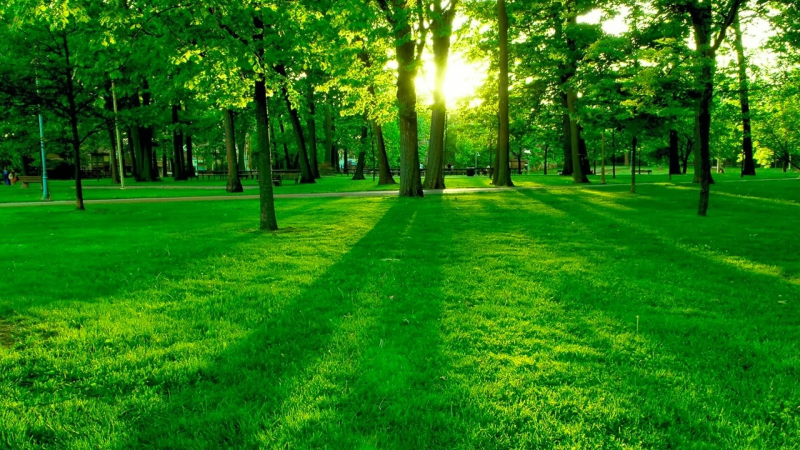
%> input picture p2/nature.jpg, 1600 x 900 px (shown at 1/2 size)
$ octave programmatic.m   (GNU Octave 9; MATLAB toolbox functions it lacks are replaced by stand-ins)
%> lines starting %> are read from the running program, lines starting %| are printed output that depends on the picture
pkg load image

clear
format long e

function compressed_image = compress(rank, input_image)
    input_image = im2double(input_image);
    [U, S, V] = svd(input_image);
    S(rank + 1:end, :) = 0;
    S(:, rank + 1:end) = 0;
    compressed_image = U * S * V';
endfunction

function err = square_error(src, dst)
    err = sum(sum((src - dst).^2)) / (columns(src) * rows(src));
endfunction

source_image = "nature.jpg"
input_image = imread(source_image);
%> input_image is the input picture: size 900x1600x3 uint8; mean R, G, B 39.3, 121.8, 16.7
source_size = getfield(stat(source_image), "size");
input_image = rgb2gray(input_image);
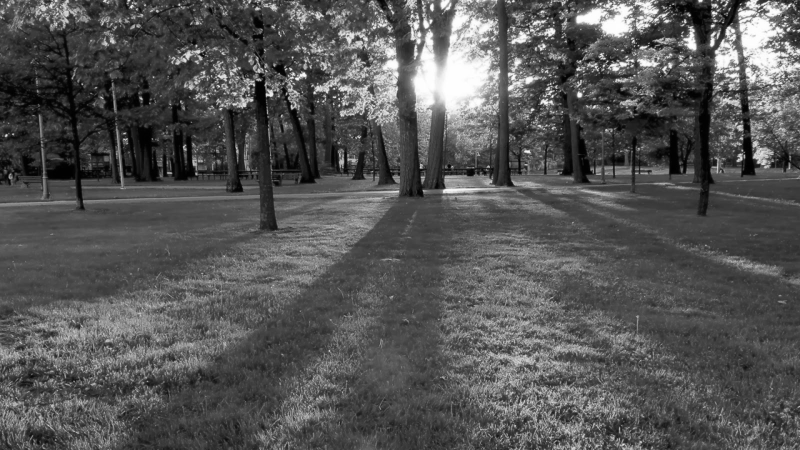
%> input_image: size 900x1600 uint8 (shown at 1/2 size); min 0, max 255, mean 85.1
err = [];
compression_ratio = [];
rank = [10, 199, 500, 1000, 2000];
for rank_item = [10, 100, 500, 1000, 2000]
    compressed_image = compress(rank_item, input_image);
    compressed_path = strcat(num2str(rank_item), ".jpg")
    imwrite(compressed_image, compressed_path);
%> (the run ends here)
